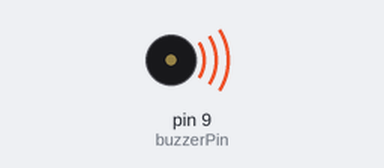
A sketch run on a simulated Arduino Uno, built with avr-gcc and run on an emulated ATmega328P. Shown: buzzer (waves = sounding).

Above: at 0.1 s.
Timing chart, 0 to 1.6 s (numbered marks = the images above):
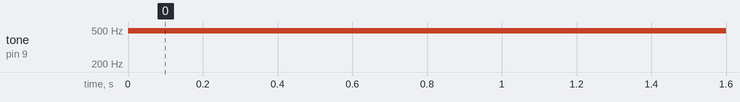

Measured:
- by itself, tone on pin 9 (buzzerPin): silent → 490 Hz at 0.00 s

The sketch:

buzzer.ino
```cpp
const int buzzerPin = 9;


void setup(){
  pinMode(buzzerPin, OUTPUT);
}

void loop(){
  analogWrite(buzzerPin, 127);
  delay(500);
  analogWrite(buzzerPin,0);
  delay(500);
}
```
